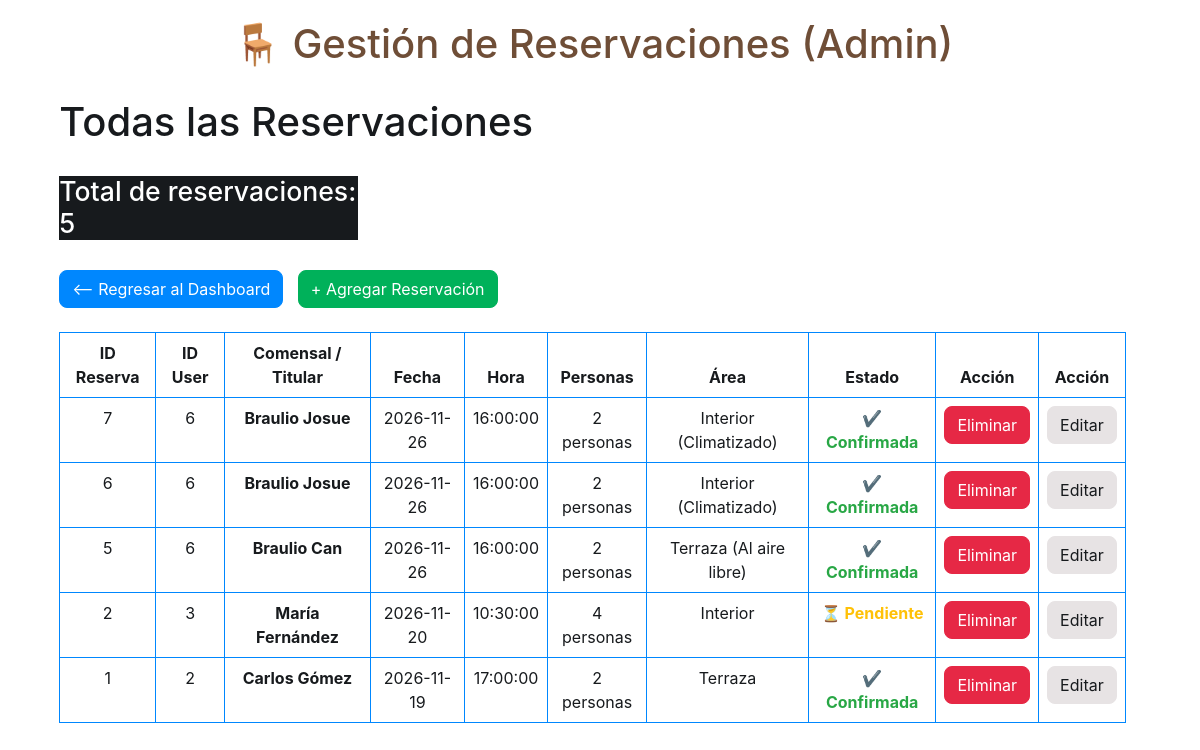
Screenshot of /vista/reservacionesadmin.php (signed in) with the database file from the repository.
### tables this page shows
CREATE TABLE `reservaciones` (
  `id_reservacion` int(11) NOT NULL AUTO_INCREMENT,
  `id_user` int(11) NOT NULL,
  `nombre` varchar(100) DEFAULT NULL,
  `fecha` date NOT NULL,
  `hora` time NOT NULL,
  `personas` int(11) NOT NULL DEFAULT 2,
  `area` varchar(50) DEFAULT 'Interior' COMMENT 'Interior, Terraza, Barra, Zona Lounge',
  `notas` text DEFAULT NULL,
  `estado` enum('Pendiente','Confirmada','Cancelada','Completada') DEFAULT 'Pendiente',
  `creado_en` timestamp NOT NULL DEFAULT current_timestamp(),
  PRIMARY KEY (`id_reservacion`),
  KEY `fk_res_usuario` (`id_user`),
  CONSTRAINT `fk_res_usuario` FOREIGN KEY (`id_user`) REFERENCES `usuarios` (`id_user`) ON DELETE CASCADE
);

CREATE TABLE `usuarios` (
  `id_user` int(11) NOT NULL AUTO_INCREMENT,
  `nombre` varchar(50) NOT NULL,
  `apellido` varchar(50) NOT NULL,
  `email` varchar(100) NOT NULL,
  `password` varchar(255) NOT NULL,
  `tipo_usuario` int(11) NOT NULL DEFAULT 2 COMMENT '1: Administrador, 2: Comensal',
  `creado_en` timestamp NOT NULL DEFAULT current_timestamp(),
  PRIMARY KEY (`id_user`),
  UNIQUE KEY `email` (`email`)
);

### vista/reservacionesadmin.php (the view, shortened to what this page needs)
<?php
$con = conection();
$sql = "SELECT r.*, u.nombre AS user_nombre, u.apellido AS user_apellido, u.email AS user_email
        FROM reservaciones r
        LEFT JOIN usuarios u ON r.id_user = u.id_user
        ORDER BY r.id_reservacion DESC";
$query = mysqli_query($con, $sql);
$total = mysqli_num_rows($query);
?>
<!DOCTYPE html>
<html lang="es">
<head>
    <link href="https://cdn.jsdelivr.net/npm/bootstrap@6.0.0-alpha.1/dist/css/bootstrap.min.css" rel="stylesheet"
>
    <link rel="stylesheet" href="../src/css/styles.css">
</head>
<body>
    <h1 style="text-align: center; color: #6f4e37; margin-top: 20px;">🪑 Gestión de Reservaciones (Admin)</h1>
    <br>
    <div style="max-width: 90%; margin: 0 auto;">
        <h2 class="fs-3xl">Todas las Reservaciones</h2>
        <br>
        <h3 class="bg-inverse fg-contrast-inverse" style="max-width: 28%">Total de reservaciones: <?= $total ?></h3>
        <br>
        <a href="dasboar.php" class="btn-solid theme-primary"><-- Regresar al Dashboard</a>
        <a href="formulario_reservacion.php" class="btn-solid theme-success" style="margin-left: 10px;">+ Agregar Reservación</a>
        <br>
        <br>
        <table class="table table-bordered border-primary">
            <thead>
                <tr>
                    <th style="text-align: center;">ID Reserva</th>
                    <th style="text-align: center;">ID User</th>
                    <th style="text-align: center;">Comensal / Titular</th>
                    <th style="text-align: center;">Fecha</th>
                    <th style="text-align: center;">Hora</th>
                    <th style="text-align: center;">Personas</th>
                    <th style="text-align: center;">Área</th>
                    <th style="text-align: center;">Estado</th>
                    <th style="text-align: center;">Acción</th>
                    <th style="text-align: center;">Acción</th>
                </tr>
            </thead>
            <tbody>
                <?php while ($row = mysqli_fetch_assoc($query)) {
                    $nombre_mostrar = !empty($row['nombre']) ? $row['nombre'] : ($row['user_nombre'] . ' ' . $row['user_apellido']);
                ?>
                    <tr>
                        <td style="text-align: center;"><?= $row['id_reservacion'] ?></td>
                        <td style="text-align: center;"><?= $row['id_user'] ?></td>
                        <td style="text-align: center; font-weight: bold;"><?= htmlspecialchars($nombre_mostrar) ?></td>
                        <td style="text-align: center;"><?= htmlspecialchars($row['fecha']) ?></td>
                        <td style="text-align: center;"><?= htmlspecialchars($row['hora']) ?></td>
                        <td style="text-align: center;"><?= htmlspecialchars($row['personas']) ?> personas</td>
                        <td style="text-align: center;"><?= htmlspecialchars($row['area']) ?></td>
                        <td style="text-align: center;">
                            <?php
                            $estado = $row['estado'];
                            if ($estado == 'Confirmada') {
                                echo '<span style="color: #28a745; font-weight: bold;">✔ Confirmada</span>';
                            } else if ($estado == 'Cancelada') {
                                echo '<span style="color: #dc3545; font-weight: bold;">✖ Cancelada</span>';
                            } else {
                                echo '<span style="color: #ffc107; font-weight: bold;">⏳ Pendiente</span>';
                            }
                            ?>
                        </td>
                        <td style="text-align: center;">
                            <a onclick="return confirm('¿Deseas eliminar esta reservación?')"
                                href="../modelo/modelo_res_eliminar.php?id=<?= $row['id_reservacion'] ?>"
                                class="btn-solid theme-danger">Eliminar</a>
                        </td>
                        <td style="text-align: center;">
                            <a onclick="return confirm('¿Deseas editar esta reservación?')"
                                href="formulario_actualizar_reservacion.php?id=<?= $row['id_reservacion'] ?>"
                                class="btn-solid theme-secondary">Editar</a>
                        </td>
                    </tr>
                <?php } ?>
            </tbody>
        </table>
        <br><br>
    </div>
</body>
</html>

### rows the page displays
reservaciones: id_reservacion "7", id_user "6", nombre "Braulio Josue", fecha "2026-11-26", hora "16:00:00", personas "2", area "Interior (Climatizado)", estado "✔ Confirmada"
reservaciones: id_reservacion "6", id_user "6", nombre "Braulio Josue", fecha "2026-11-26", hora "16:00:00", personas "2", area "Interior (Climatizado)", estado "✔ Confirmada"
reservaciones: id_reservacion "5", id_user "6", nombre "Braulio Can", fecha "2026-11-26", hora "16:00:00", personas "2", area "Terraza (Al aire libre)", estado "✔ Confirmada"
reservaciones: id_reservacion "2", id_user "3", nombre.apellido "María Fernández", fecha "2026-11-20", hora "10:30:00", personas "4", area "Interior", estado "⏳ Pendiente"
reservaciones: id_reservacion "1", id_user "2", nombre.apellido "Carlos Gómez", fecha "2026-11-19", hora "17:00:00", personas "2", area "Terraza", estado "✔ Confirmada"

### other values shown
$total "5"
